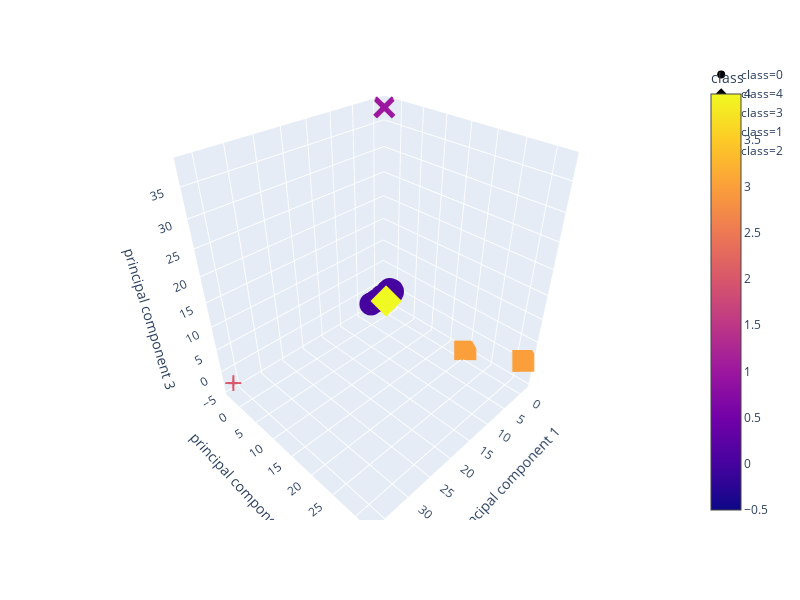

Notebook code cell kept with this figure:
### Code cell
#

### Figure 1 — Plotly figure (JSON) as saved in the notebook; plotly's stock layout.template omitted (floating-point values rounded to 4 significant figures; data arrays with more than 128 entries replaced by an {"elided": "..."} marker saying what was removed)
{"data": [{"customdata": {"elided": "528x1 str values"}, "hoverlabel": {"namelength": 0}, "hovertemplate": "<b>%{hovertext}</b><br><br>class=%{marker.color}<br>principal component 1=%{x}<br>principal component 2=%{y}<br>principal component 3=%{z}<br>Algorithm=%{customdata[0]}", "hovertext": {"elided": "528 str values"}, "legendgroup": "class=0", "marker": {"color": {"elided": "528 int values"}, "coloraxis": "coloraxis", "symbol": "circle"}, "mode": "markers", "name": "class=0", "scene": "scene", "showlegend": true, "type": "scatter3d", "x": {"elided": "528 float values"}, "y": {"elided": "528 float values"}, "z": {"elided": "528 float values"}}, {"customdata": [["VeChainThor Authority"]], "hoverlabel": {"namelength": 0}, "hovertemplate": "<b>%{hovertext}</b><br><br>class=%{marker.color}<br>principal component 1=%{x}<br>principal component 2=%{y}<br>principal component 3=%{z}<br>Algorithm=%{customdata[0]}", "hovertext": ["VET"], "legendgroup": "class=4", "marker": {"color": [4], "coloraxis": "coloraxis", "symbol": "diamond"}, "mode": "markers", "name": "class=4", "scene": "scene", "showlegend": true, "type": "scatter3d", "x": [12.57], "y": [11.39], "z": [10.45]}, {"customdata": [["Proof-of-BibleHash"], ["Proof-of-Authority"]], "hoverlabel": {"namelength": 0}, "hovertemplate": "<b>%{hovertext}</b><br><br>class=%{marker.color}<br>principal component 1=%{x}<br>principal component 2=%{y}<br>principal component 3=%{z}<br>Algorithm=%{customdata[0]}", "hovertext": ["BBP", "POA"], "legendgroup": "class=3", "marker": {"color": [3, 3], "coloraxis": "coloraxis", "symbol": "square"}, "mode": "markers", "name": "class=3", "scene": "scene", "showlegend": true, "type": "scatter3d", "x": [-0.8975, -0.781], "y": [19.89, 32.17], "z": [-4.37, 1.216]}, {"customdata": [["SHA-256 + Hive"]], "hoverlabel": {"namelength": 0}, "hovertemplate": "<b>%{hovertext}</b><br><br>class=%{marker.color}<br>principal component 1=%{x}<br>principal component 2=%{y}<br>principal component 3=%{z}<br>Algorithm=%{customdata[0]}", "hovertext": ["LCC"], "legendgroup": "class=1", "marker": {"color": [1], "coloraxis": "coloraxis", "symbol": "x"}, "mode": "markers", "name": "class=1", "scene": "scene", "showlegend": true, "type": "scatter3d", "x": [-0.9692], "y": [-2.603], "z": [37.94]}, {"customdata": [["TRC10"]], "hoverlabel": {"namelength": 0}, "hovertemplate": "<b>%{hovertext}</b><br><br>class=%{marker.color}<br>principal component 1=%{x}<br>principal component 2=%{y}<br>principal component 3=%{z}<br>Algorithm=%{customdata[0]}", "hovertext": ["BTT"], "legendgroup": "class=2", "marker": {"color": [2], "coloraxis": "coloraxis", "symbol": "cross"}, "mode": "markers", "name": "class=2", "scene": "scene", "showlegend": true, "type": "scatter3d", "x": [36.53], "y": [-3.107], "z": [-2.784]}], "layout": {"coloraxis": {"colorbar": {"title": {"text": "class"}}, "colorscale": [[0, "#0d0887"], [0.1111, "#46039f"], [0.2222, "#7201a8"], [0.3333, "#9c179e"], [0.4444, "#bd3786"], [0.5556, "#d8576b"], [0.6667, "#ed7953"], [0.7778, "#fb9f3a"], [0.8889, "#fdca26"], [1, "#f0f921"]]}, "height": 600, "legend": {"tracegroupgap": 0}, "margin": {"t": 60}, "scene": {"aspectmode": "auto", "aspectratio": {"x": 1, "y": 1, "z": 1}, "domain": {"x": [0, 0.98], "y": [0, 1]}, "xaxis": {"title": {"text": "principal component 1"}, "type": "linear"}, "yaxis": {"title": {"text": "principal component 2"}, "type": "linear"}, "zaxis": {"title": {"text": "principal component 3"}, "type": "linear"}}, "width": 800}}
